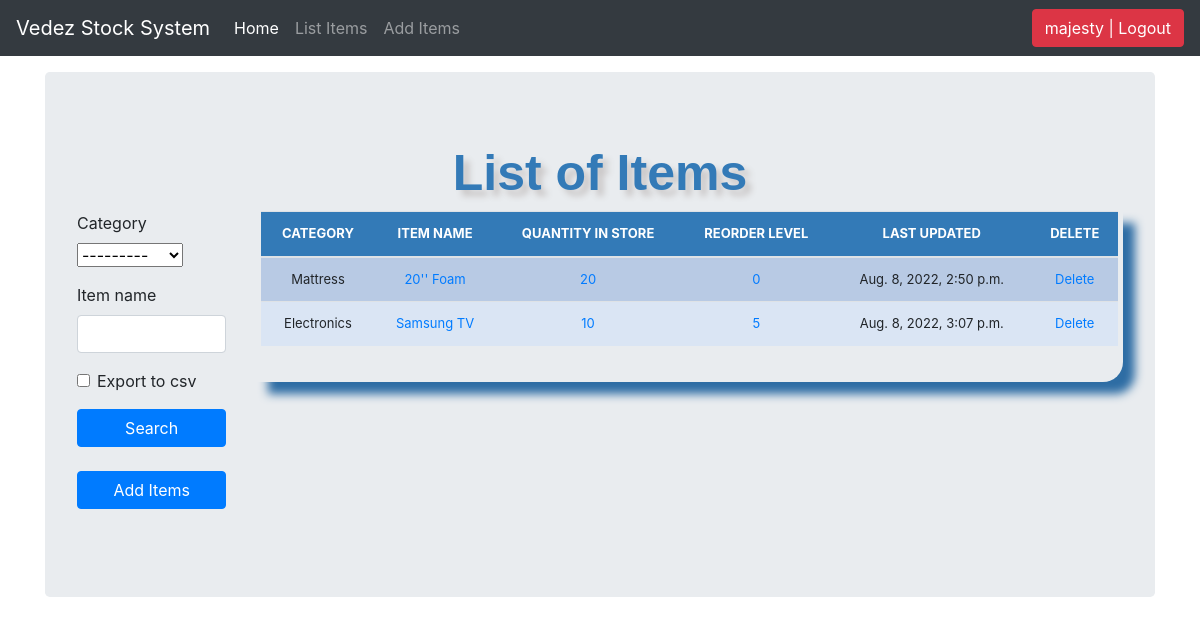
The app's page /list_items/ (signed in) with its own data.
### stockmgmt/models.py (models this page shows, shortened)
class Stock(models.Model):
    category = models.ForeignKey(Category, on_delete=models.CASCADE, blank=True)
    item_name = models.CharField(max_length=50, blank=True, null=True)
    quantity = models.IntegerField(default='0', blank=True, null=True)
    receive_quantity = models.IntegerField(default='0', blank=True, null=True)
    receive_by = models.CharField(max_length=50, blank=True, null=True)
    issue_quantity = models.IntegerField(default='0', blank=True, null=True)
    issue_by = models.CharField(max_length=50, blank=True, null=True)
    issue_to = models.CharField(max_length=50, blank=True, null=True)
    phone_number = models.CharField(max_length=50, blank=True, null=True)
    created_by = models.CharField(max_length=50, blank=True, null=True)
    reorder_level = models.IntegerField(default='0', blank=True, null=True)
    last_updated = models.DateTimeField(auto_now_add=False, auto_now=True)
    timestamp = models.DateTimeField(auto_now_add=True, auto_now=False)

class Category(models.Model):
    name = models.CharField(max_length=50, blank=True, null=True)
    def __str__(self):
        return self.name

### stockmgmt/views.py (the view, shortened to what this page needs)
# urls.py: path('list_items/', views.list_item, name='list_item'),
@login_required
def list_item(request):
    header = 'List of Items'
    form = StockSearchForm(request.POST or None)
    queryset = Stock.objects.all()
    context = {
        "form": form,
        "header": header,
        "queryset": queryset,
    }
    return render(request, "list_item.html", context)

### stockmgmt/form.py
class StockSearchForm(forms.ModelForm):
    export_to_CSV = forms.BooleanField(required=False)
    class Meta:
        model = Stock
        fields = ['category', 'item_name']

### templates/list_item.html (shortened to what this page needs)
{% load static %}
{% load crispy_forms_tags %}
<!doctype html>
<html lang="en">
  <head>
      <link href="{% static 'css/stylesheet.css' %}" rel="stylesheet">
    <link rel="stylesheet" href="https://cdn.jsdelivr.net/npm/bootstrap@4.4.1/dist/css/bootstrap.min.css">
    <link href="{% static 'css/navbar-top-fixed.css' %}" rel="stylesheet">
  </head>
  <body>
    {% include 'navbar.html' %}
<main role="main" class="container">
  <div class="jumbotron">
    <div class="header">{{ header }}</div>
      <div class="row">
          <div class="col-sm-2">
              <form method='POST' action=''>{% csrf_token %}
              {{form|crispy}}
                  <input class="btn btn-primary mybutton" type="submit" value='Search'/>
              </form>
              <br>
              <a href="/add_items"><div class="btn btn-primary mybutton">Add Items</div></a><br><br>
          </div>
          <br>
          <div class="col-sm-10">
            <div class="display_table">
              <table class='table'>
                <thead>
                  <tr>
                    <th>CATEGORY</th>
                    <th>ITEM NAME</th>
                    <th>QUANTITY IN STORE</th>
                    <th>REORDER LEVEL</th>
                    <th>LAST UPDATED</th>
                    <th>DELETE</th>
                  </tr>
                </thead>
                {% for instance in queryset %}
                <tr>
                    <td>{{instance.category}}</td>
                    <td><a href="{% url 'update_items' instance.id %}">{{instance.item_name}}</a></td>
                    <td>
                      {% if instance.quantity <= instance.reorder_level %}
                      <div style="background-color: orange;">
                        <a href="{% url 'stock_detail' instance.id %}">{{instance.quantity}}</a>
                      </div>
                      {% else %}
                      <a href="{% url 'stock_detail' instance.id %}">{{instance.quantity}}</a>
                      {% endif %}
                    </td>
                    <td><a href="{% url 'reorder_level' instance.id %}">{{instance.reorder_level}}</a></td>
                    <td>{{instance.last_updated}}</td>
                    <td><a href="{% url 'delete_items' instance.id %}">Delete</a></td>
                  </tr>
                {% endfor %}
              </table>
            </div>
          </div>
      </div>
  </div>
</main>
  </body>
</html>

### templates/navbar.html (shortened to what this page needs)
<nav class="navbar navbar-expand-md navbar-dark fixed-top bg-dark">
  <a class="navbar-brand" href="/">Vedez Stock System</a>
  <div class="collapse navbar-collapse" id="navbarCollapse">
    <ul class="navbar-nav mr-auto">
      <li class="nav-item active">
        <a class="nav-link" href="/">Home <span class="sr-only">(current)</span></a>
      </li>
      {% if request.user.is_authenticated %}
      <li class="nav-item">
        <a class="nav-link" href="/list_items">List Items</a>
      </li>
      <li class="nav-item">
        <a class="nav-link" href="/add_items">Add Items</a>
      </li>
      {% endif %}
    </ul>
        <ul class="navbar-nav">
        {% if request.user.is_authenticated %}
        <li><a href="/accounts/logout"><button class="btn btn-danger">{{ user }} | Logout</button></a></li>
        {% else %}
        <li><a href="/accounts/login">Login</a></li>
        {% endif %}
        </ul>
  </div>
</nav>

### static/css/stylesheet.css (style rules this page uses)
body { background-color: #34eb6b; }
.table { font-size: 13px; text-align: center; width: 95%; margin: auto; }
.mybutton { width: 100%; }
.table tr:nth-child(odd) { background: #B8CAE4 }
.table tr:nth-child(even) { background: #dae5f4 }
th { background-color: #337ab7; color: white; }
.display_table { border-bottom-right-radius: 20px; padding-left: 5px; padding-right: 5px; padding-bottom: 20px; box-shadow: 12px 12px 10px #2e6da4; }
.header { font-family: helvetica; color: #337ab7; font-size: 50px; text-align: center; width: 100%; text-shadow: 6px 6px 6px #c9c6c6; display: block; font-weight: bolder; }

### static/css/navbar-top-fixed.css (style rules this page uses)
body { min-height: 75rem; padding-top: 4.5rem; }

### records on screen
Stock: category "Mattress", item_name "20'' Foam", quantity "20", reorder_level "0", last_updated "Aug. 8, 2022, 2:50 p.m."
Stock: category "Electronics", item_name "Samsung TV", quantity "10", reorder_level "5", last_updated "Aug. 8, 2022, 3:07 p.m."

### other values on screen
{{ user }} "majesty"
{{ header }} "List of Items"
